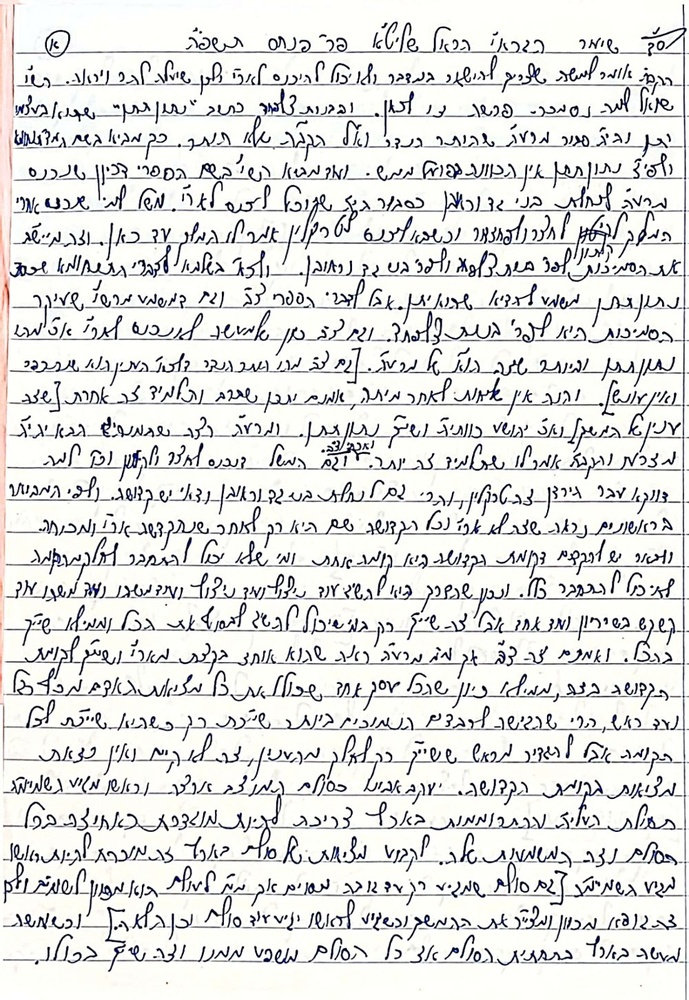
#> input picture Handwriting_conversion/images/images3.jpeg, 689 x 1000 px, shrunk from 1000 x 1452 before the run
$ python HandwritingConversion.py
#> lines starting #> are read from the running program, lines starting #| are printed output that depends on the picture
import cv2 as cv

img = cv.imread('images/images3.jpeg')
#> img is the input picture: shape (1000, 689, 3); mean B, G, R 222.8, 224.4, 224.2
img = cv.convertScaleAbs(img)
#cv.namedWindow('Orig', cv.WINDOW_NORMAL)
cv.imshow('Orig', img)

lab_bgr = cv.cvtColor(img, cv.COLOR_LAB2BGR)
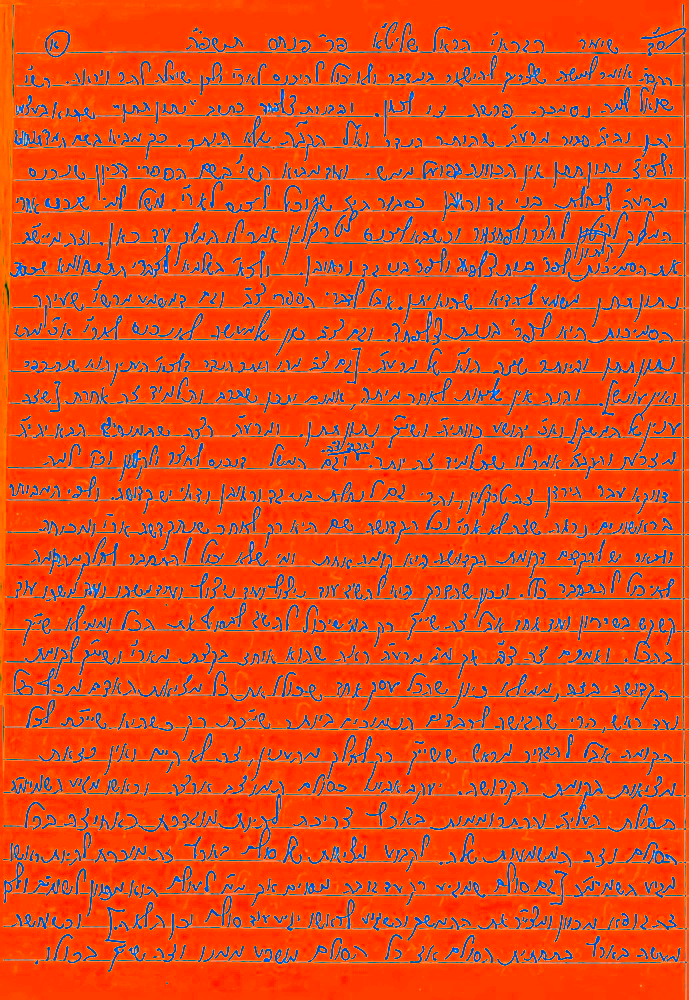
#> lab_bgr: shape (1000, 689, 3); mean B, G, R 25.7, 74.7, 226.7
#cv.namedWindow('RGB --> LAB',cv.WINDOW_NORMAL)
#cv.imshow('RGB --> LAB', lab_bgr)

gray = cv.cvtColor(lab_bgr,cv.COLOR_BGR2GRAY)
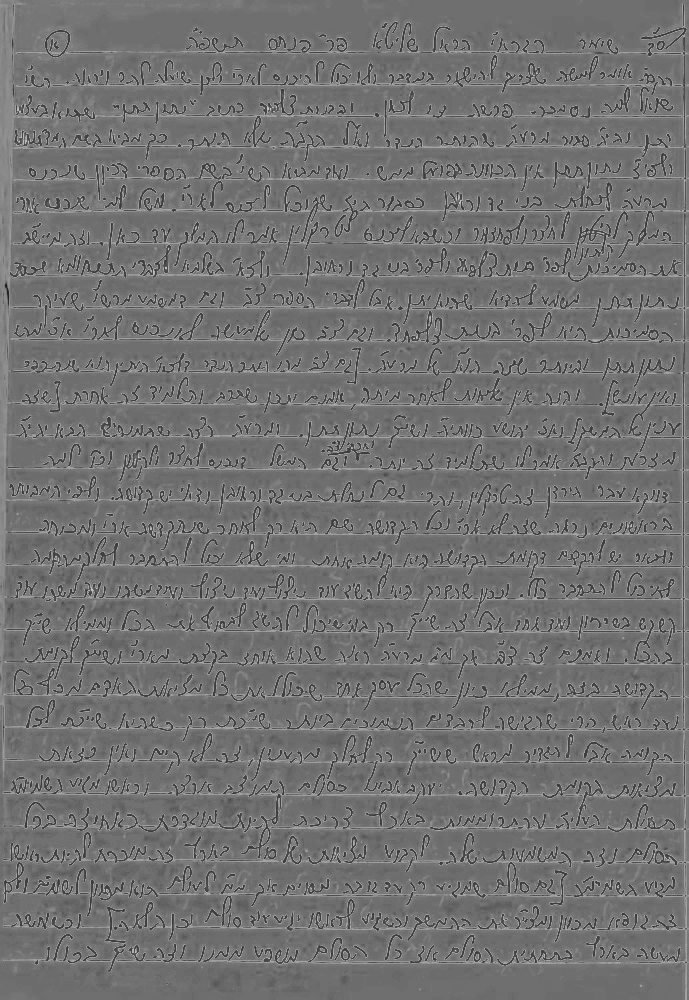
#> gray: shape (1000, 689); min 29, max 210, mean 114.5
#cv.imshow('gray', gray)

# Adaptive Thresholding
adaptive_thresh = cv.adaptiveThreshold(gray, 255, cv.ADAPTIVE_THRESH_GAUSSIAN_C, cv.THRESH_BINARY, 11, 9)
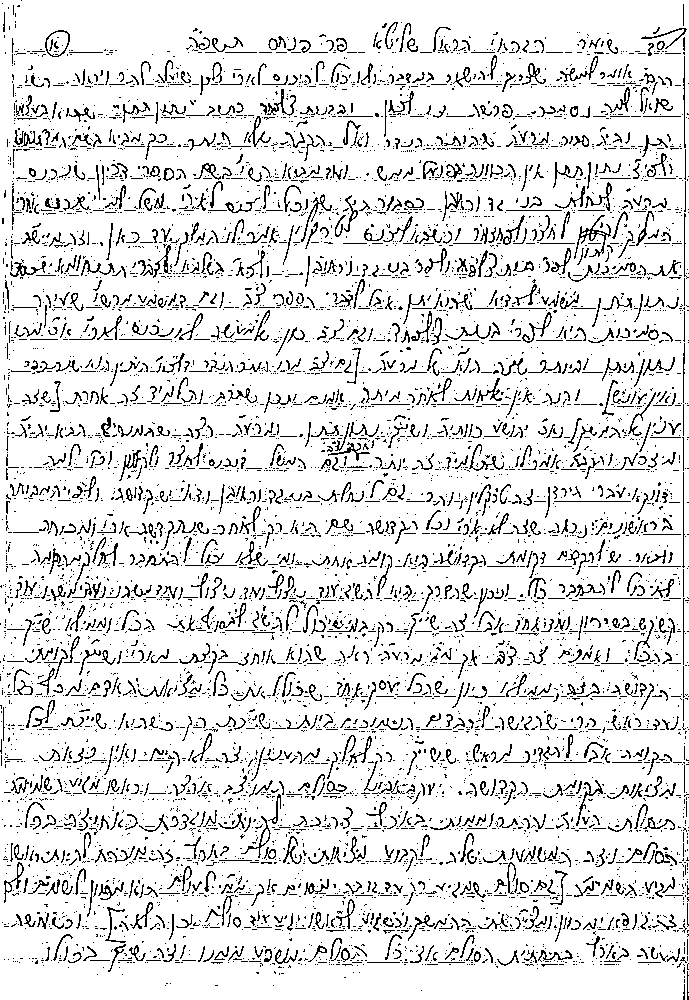
#> adaptive_thresh: shape (1000, 689); 88.5% white; black in thin lines or dots
cv.namedWindow('Adaptive Thresholding', cv.WINDOW_AUTOSIZE)
cv.imshow('Adaptive Thresholding', adaptive_thresh)


adaptive_thresh_inv = cv.adaptiveThreshold(gray, 255, cv.ADAPTIVE_THRESH_GAUSSIAN_C, cv.THRESH_BINARY_INV, 11, 11)
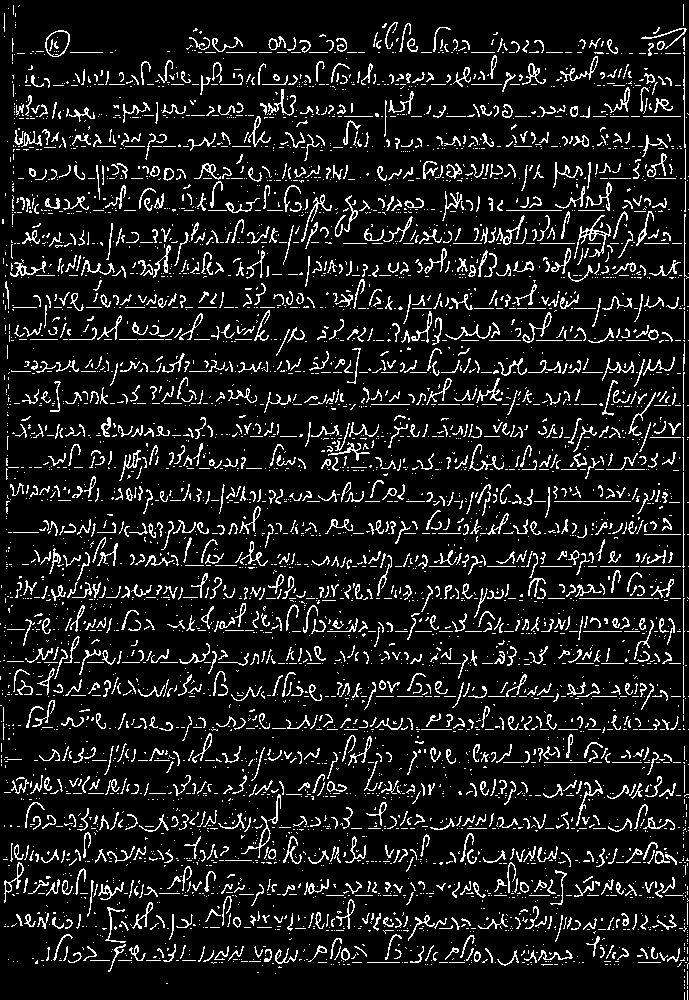
#> adaptive_thresh_inv: shape (1000, 689); 10.5% white in thin lines or dots
cv.namedWindow('Adaptive Thresholding inv', cv.WINDOW_AUTOSIZE)
cv.imshow('Adaptive Thresholding inv', adaptive_thresh_inv)
# Bilateral
bilateral = cv.bilateralFilter(img, 10, 35, 25)
cv.imshow('Bilateral', bilateral)

cv.waitKey(0)

$ run again, with Handwriting_conversion/images/images2.jpeg copied over Handwriting_conversion/images/images3.jpeg
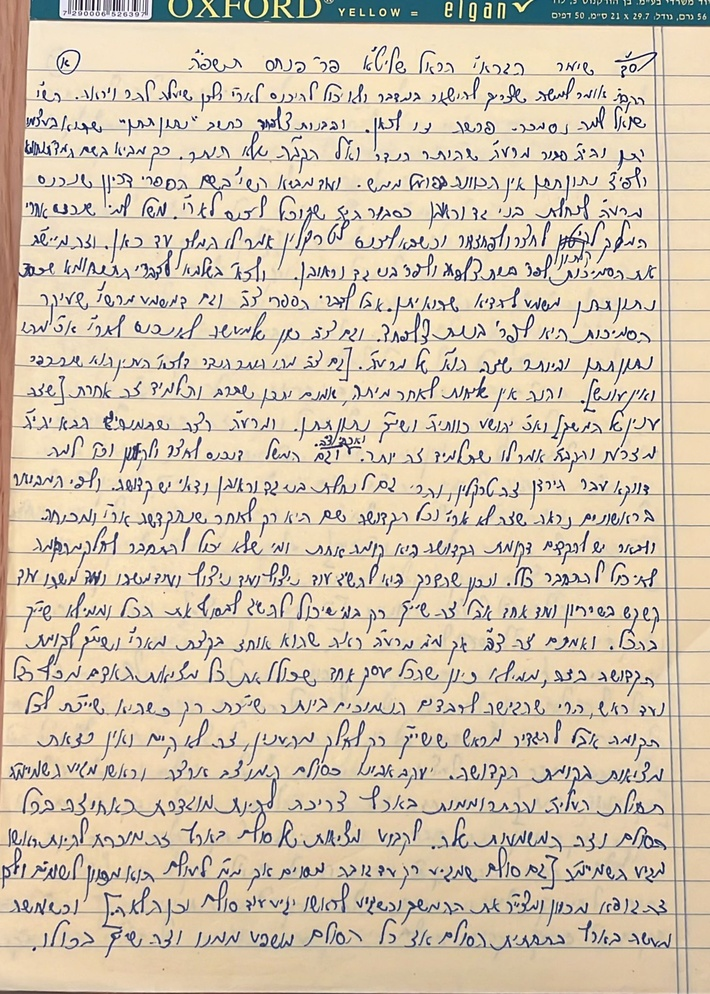
#> input picture Handwriting_conversion/images/images2.jpeg, 710 x 994 px, shrunk from 1464 x 2048 before the run
#> img is the input picture: shape (994, 710, 3); mean B, G, R 175.4, 197.8, 212.9
#> `adaptive_thresh = cv.adaptiveThreshold(gray, 255, cv.ADAPTIVE_THRESH_G..`:
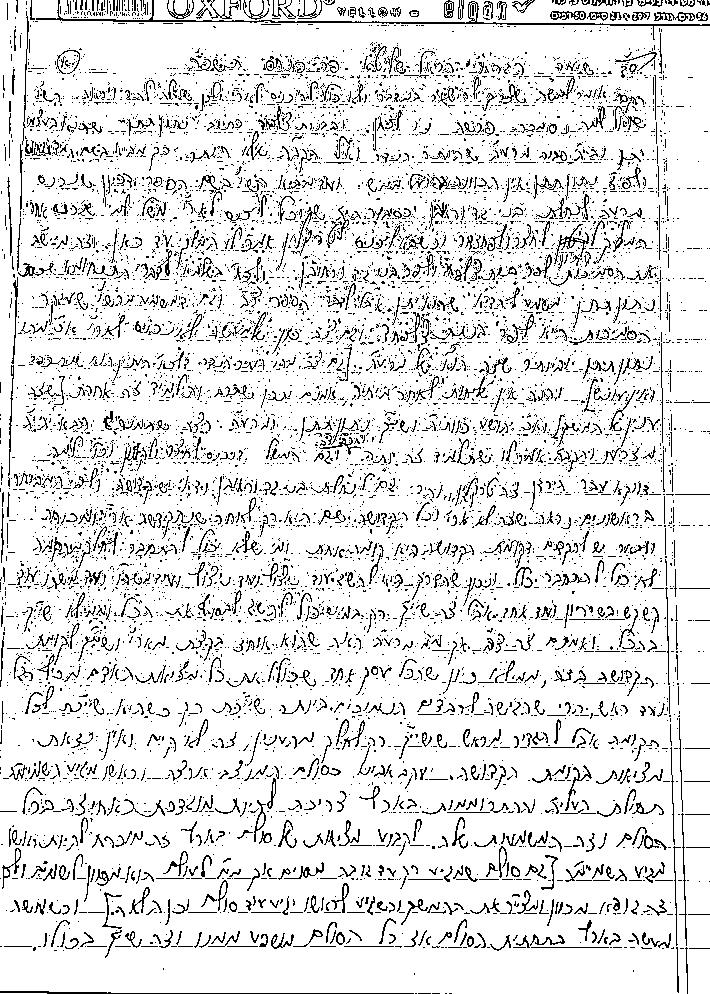
#> adaptive_thresh: shape (994, 710); 88.6% white; black in thin lines or dots
#> `adaptive_thresh_inv = cv.adaptiveThreshold(gray, 255, cv.ADAPTIVE_THRE..`:
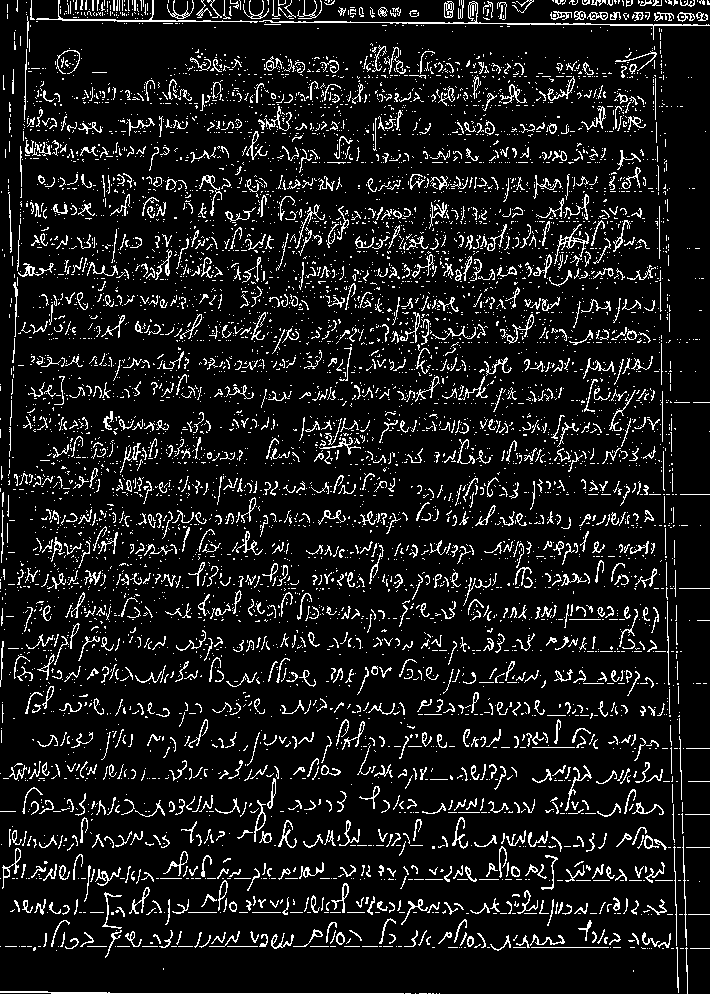
#> adaptive_thresh_inv: shape (994, 710); 10% white in thin lines or dots

$ run again, with Handwriting_conversion/images/Letters.jpeg copied over Handwriting_conversion/images/images3.jpeg
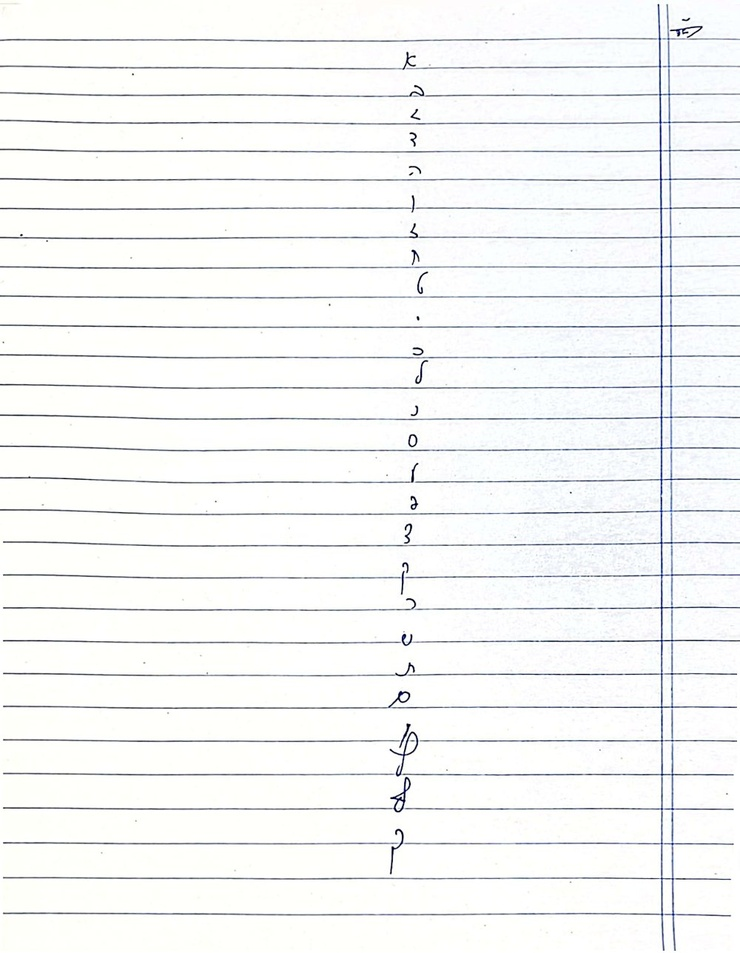
#> input picture Handwriting_conversion/images/Letters.jpeg, 740 x 953 px, shrunk from 1000 x 1287 before the run
#> img is the input picture: shape (953, 740, 3); mean B, G, R 245.7, 246.1, 245.1
#> `adaptive_thresh = cv.adaptiveThreshold(gray, 255, cv.ADAPTIVE_THRESH_G..`:
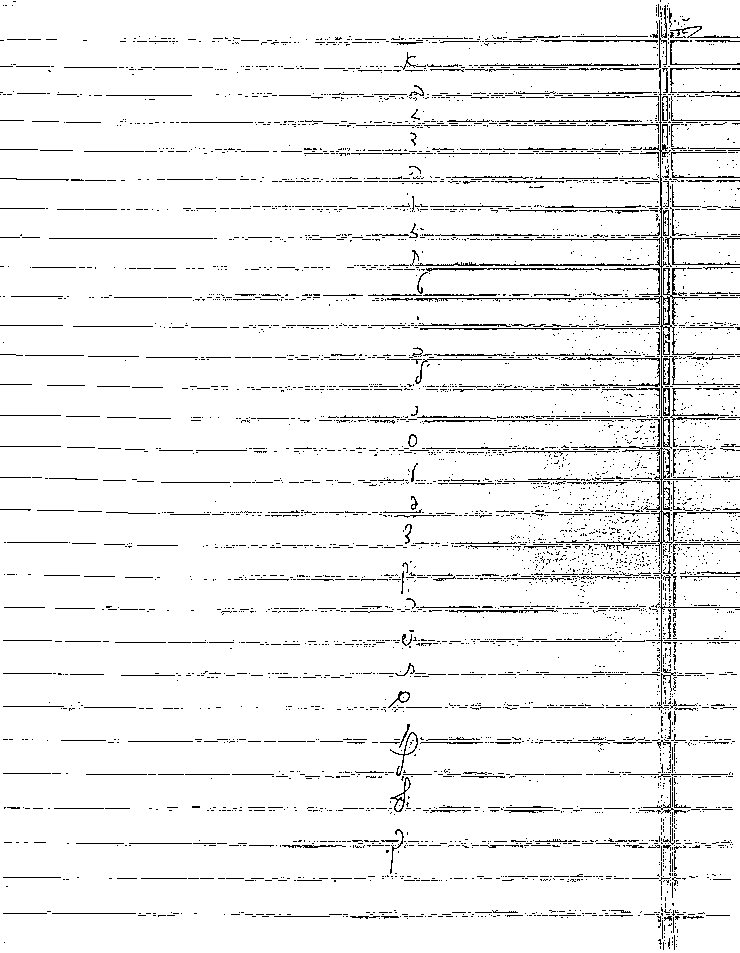
#> adaptive_thresh: shape (953, 740); 94.4% white; black in thin lines or dots
#> `adaptive_thresh_inv = cv.adaptiveThreshold(gray, 255, cv.ADAPTIVE_THRE..`:
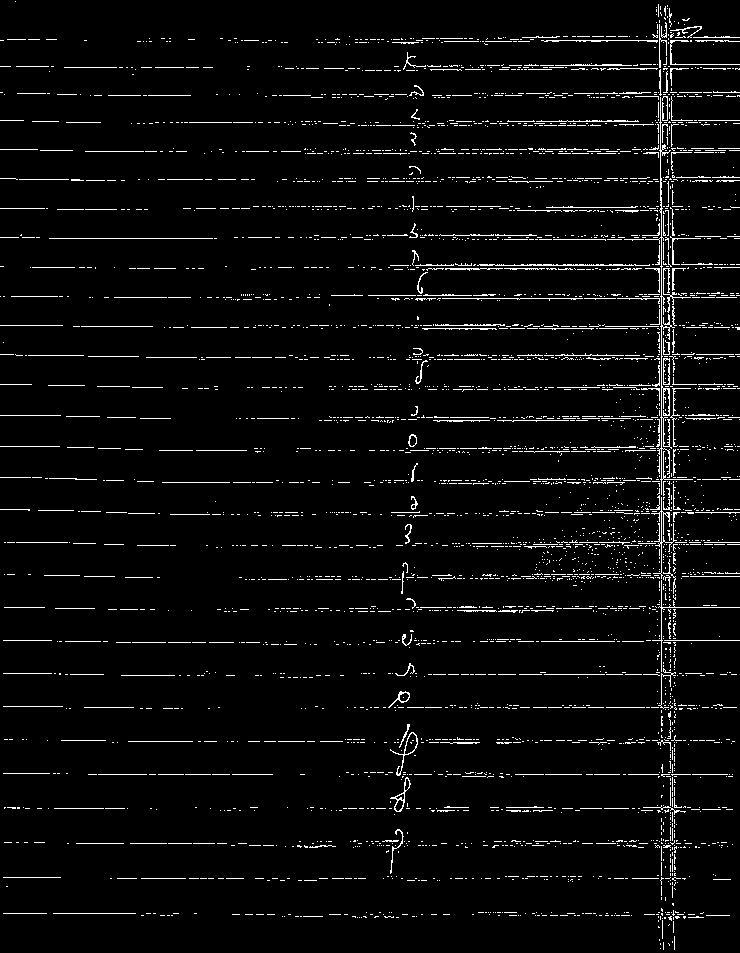
#> adaptive_thresh_inv: shape (953, 740); 4% white in thin lines or dots
